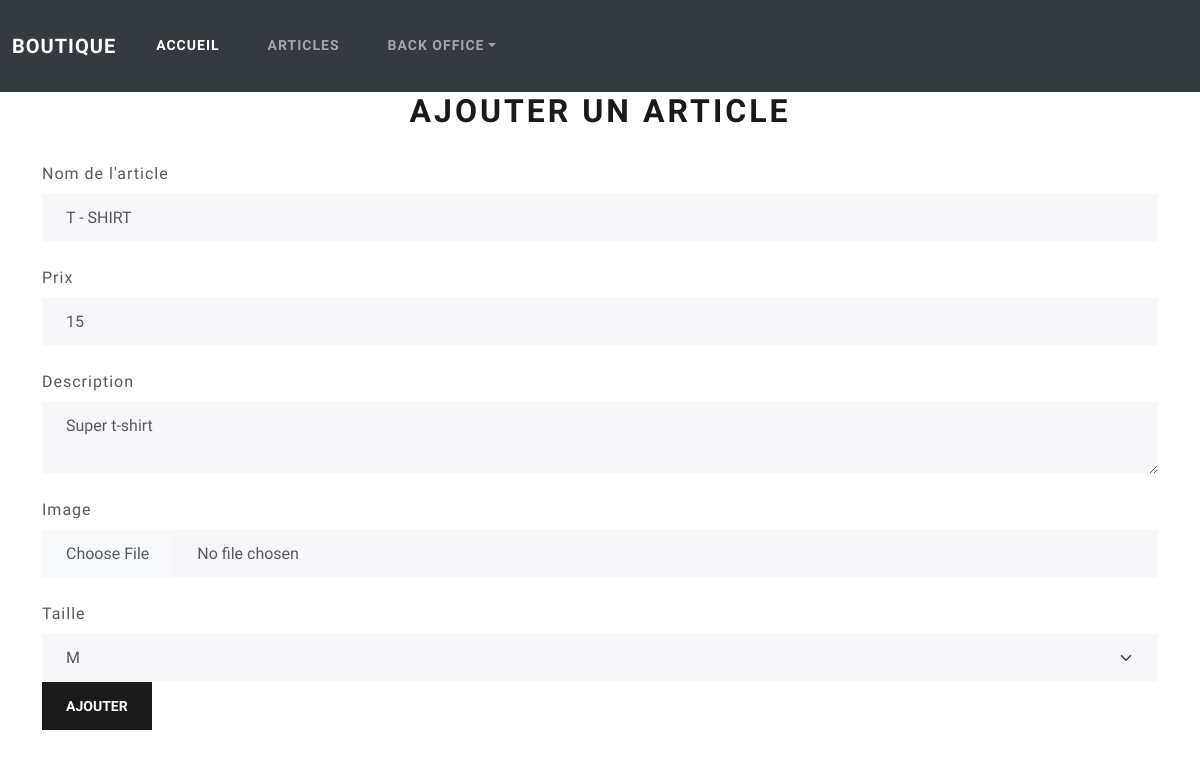
The page /back/modifierArticle.php?id=8 on the database its author committed.
### tables this page shows
CREATE TABLE `articles` (
  `id` int(11) NOT NULL,
  `nom` varchar(255) NOT NULL,
  `prix` float NOT NULL,
  `description` text NOT NULL,
  `image` varchar(255) NOT NULL,
  `taille` varchar(255) NOT NULL
);

### back/modifierArticle.php (the view, shortened to what this page needs)
<?php require_once('../inclusion/header.php'); ?>
<?php
if(isset($_GET['id'])):
    $request = "SELECT * FROM articles WHERE id=:id";
    $response = $pdo->prepare($request);
    $response->execute(['id' => $_GET['id']]);
    $article = $response->fetch(PDO::FETCH_ASSOC);
else:
  header('location:gestionArticle.php');
  exit();
endif;
?>
<div class="container">
<h1 class="text-center">Ajouter un article</h1>
<form method="post" enctype="multipart/form-data">
  <fieldset>
    <div class="form-group">
      <label for="nom" class="form-label mt-4">Nom de l'article</label>
      <input type="text" class="form-control" id="nom" placeholder="Nom de l'article" name="nom" value="<?= $article['nom']; ?>">
    </div>
    <div class="form-group">
      <label for="prix" class="form-label mt-4">Prix</label>
      <input type="number" class="form-control" id="prix" placeholder="Prix" min="0" step="0.01" name="prix" value="<?= $article['prix']; ?>">
    </div>
    <div class="form-group">
      <label for="description" class="form-label mt-4">Description</label>
      <textarea class="form-control" id="description" name="description" value=""><?= $article['description']; ?></textarea>
    </div>
    <div class="form-group">
      <label for="image" class="form-label mt-4">Image</label>
      <input class="form-control" type="file" id="image" name="image">
    </div>
    <div class="form-group">
      <label for="taille" class="form-label mt-4">Taille</label>
      <select class="form-select" id="taille" name="taille">
        <option value="m" <?= $article['taille'] == 'm' ? 'selected': "" ; ?>>M</option>
      </select>
    </div>
    <button type="submit" class="btn btn-primary">Ajouter</button>
  </fieldset>
</form>
</div>
<?php require_once('../inclusion/footer.php'); ?>

### rows shown on the page
articles: nom "T - SHIRT", prix "15", description "Super t-shirt", taille "M"
